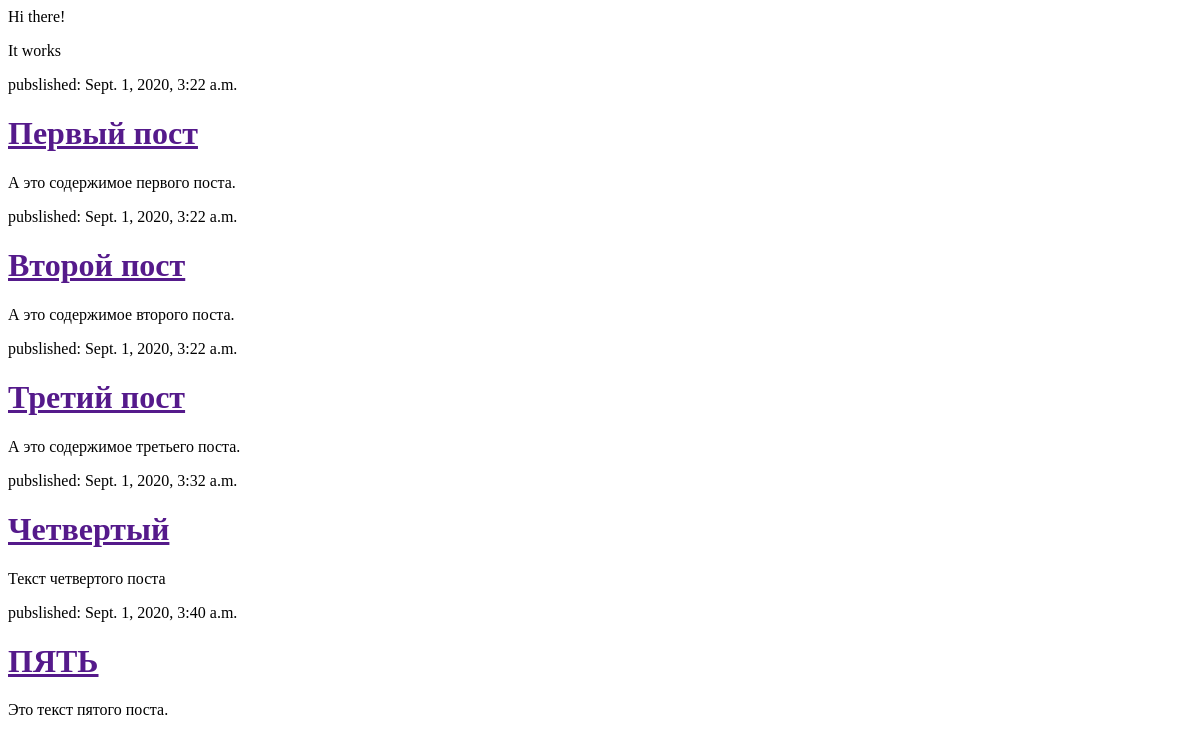
Before: / with the older database file.
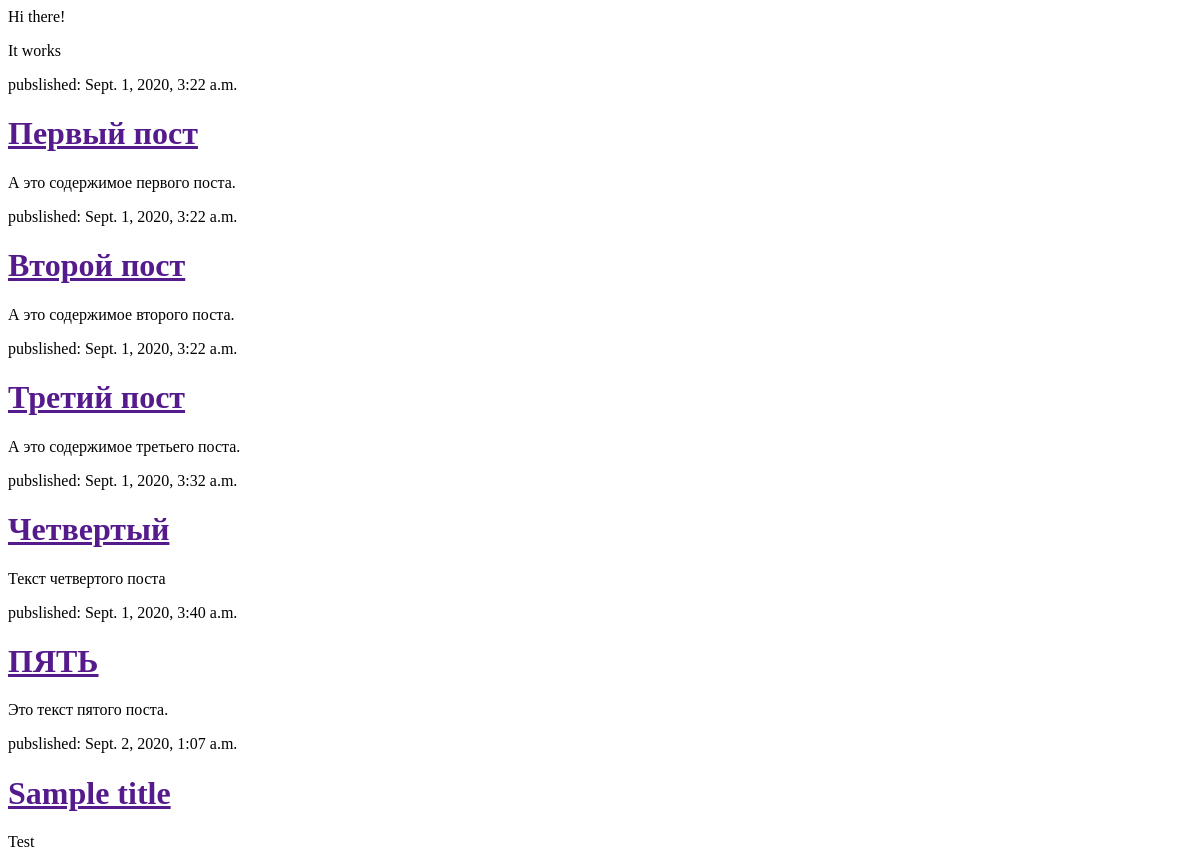
After: the same page with the newer database file.
### blog/models.py (models this page shows, shortened)
class Post(models.Model):
    author = models.ForeignKey(settings.AUTH_USER_MODEL, on_delete=models.CASCADE)
    title = models.CharField(max_length=200)
    text = models.TextField()
    created_date = models.DateTimeField(default=timezone.now)
    published_date = models.DateTimeField(blank=True, null=True)

### blog/views.py (the view)
# urls.py: path('', views.post_list, name='post_list'),
def post_list(request):
    posts = Post.objects.filter(published_date__lte=timezone.now()).order_by('published_date')
    return render(request, 'blog/post_list.html', {'posts': posts})

### blog/templates/blog/post_list.html
<html>
<head><title>ROsearch</title></head>
<p>Hi there!</p>
<p>It works</p>
{% for post in posts %}
    <div>
        <p>pubslished: {{ post.published_date }}</p>
        <h1><a href="">{{ post.title }}</a></h1>
        <p>{{ post.text|linebreaksbr }}</p>
    </div>
{% endfor %}
</html>

Changed rows visible on the page:
added Post: published_date "Sept. 2, 2020, 1:07 a.m.", title "Sample title", text "Test"
